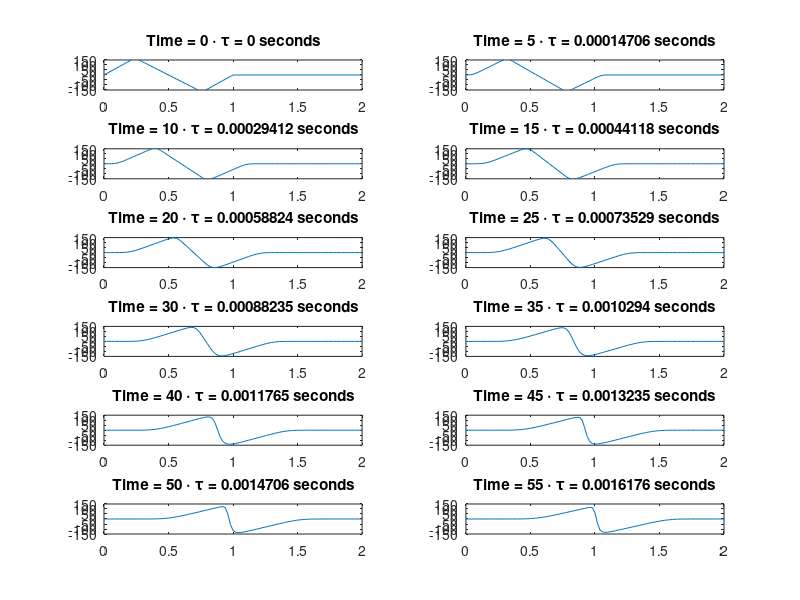

This chart was generated by the following MATLAB code:
clc;
clear;

m  = 101;
n  = 56;
h = 0.02;

u = zeros(m, n + 1);
a = zeros(m, n + 1);

a_0 = 340;
gamma = 1.4;
tau = 0.5 * h / a_0;
RATIO = tau / h;
COEFF = (gamma - 1) / 2;

x = zeros(m, 1);
x(1) = 0;

for i = 2 : m
    
    x(i) = x(i-1) + h;
    
end


for i = 1 : m
    
    u(i, 1) = 0;
    
   if i > 1 && i <= 13
       
       u(i, 1) =  a_0 / 2 * (i - 1) / 12;  
   
   elseif i > 13 && i <= 39 
       
       u(i, 1) =  a_0 / 2 * (26 - i) / 13;
   
   elseif i > 39 && i <= 51
       
       u(i, 1) = a_0 / 2 * (i - 51) / 12;
   
   end
   
   a(i, 1) = a_0 + COEFF * u(i, 1);
   
end

for j = 1 : n
    
   u(1, j + 1) = 0;
   a(m, j + 1) =  a_0;
   
end

% Courant-Isaacson-Rees scheme
for  j = 1 : n
    
  temp1 = RATIO * (u(1, j) + a(1, j));
  temp2 = RATIO * (u(1, j) - a(1, j));
  
  if abs(temp1) <= 1 && abs(temp2) <= 1
      
      u_B = u(1, j) - temp2 * (u(2, j) - u(1, j));
      a_B = a(1, j) - temp2 * (a(2, j) - a(1, j));
      
      a(1, j + 1) = a_B - COEFF * u_B;
      
      for i = 2 : m - 1 
          
            temp1 = RATIO * (u(i, j) + a(i, j));
            temp2 = RATIO * (u(i, j) - a(i, j));
            
            if abs(temp1) <= 1 && abs(temp2) <= 1
                
                u_A = u(i, j) + temp1 * (u(i - 1, j) - u(i, j));
                a_A = a(i, j) + temp1 * (a(i - 1, j) - a(i, j));
                u_B = u(i, j) - temp2 * (u(i + 1, j) - u(i, j));
                a_B = a(i, j) - temp2 * (a(i + 1, j) - a(i, j));
                
                u(i, j + 1) = 0.5 * ((u_A + u_B) + (a_A - a_B) / COEFF);
                a(i, j + 1) = 0.5 * (COEFF * (u_A - u_B) + (a_A + a_B));
                
            else
                
                break;
                
            end
            
      end
          
           temp1 = RATIO * (u(m, j) + a(m, j));
           temp2 = RATIO * (u(m, j) - a(m, j));
            
            if abs(temp1) <= 1 && abs(temp2) <= 1 
                
                u_A = u(m, j) + temp1 * (u(m - 1, j) - u(m, j));
                a_A = a(m, j) + temp1 * (a(m - 1, j) - a(m, j));
                
                u(m, j + 1) = u_A + (a_A - a_0) / COEFF;
                
            else
                
                break;
                
            end

  else
            
      break;
      
  end
  
end

iter = 1;

for i = 1 : 5 : n 

    subplot(6, 2, iter);
    plot(x, u(:, i));
    
    xlim([0, 2]);
    ylim([-150, 150]);
    
    title(['Time = ', int2str(i - 1), ' \cdot \tau = ', num2str((i - 1) * tau),  ' seconds']);

    iter = iter + 1;
    
end
